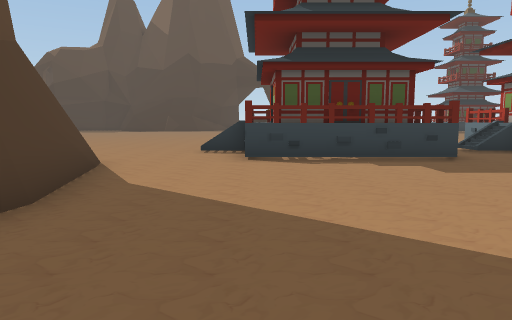
[1] (above)

19 first-person views from a walk through a 3-D level made in the Unity game engine. The camera is 1.5 m above the floor, tilts 6° down and sees 70° across. The floor is counted in squares, 2 m on a side. Each view is taken from the middle of a square. On the plan, view 1 faces up. The plan holds only what a view shows up to about 11 squares ahead; the rest is blank. The place goes on beyond the plan. The player character is not drawn. Some animated figures are not drawn.

[2]
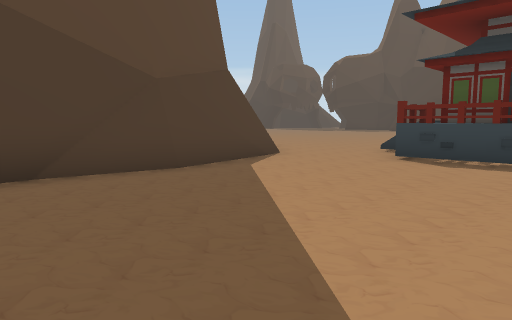

[3]
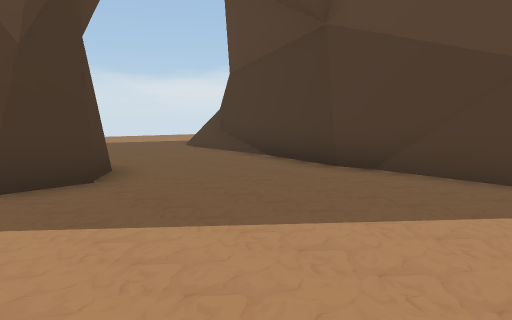

[4]
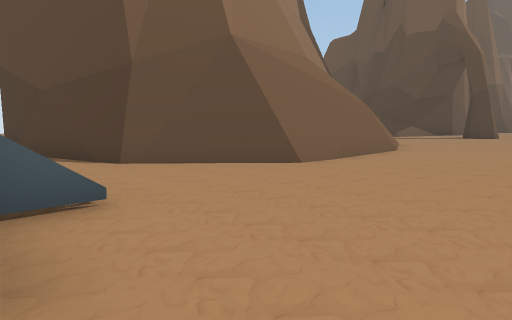

[5]
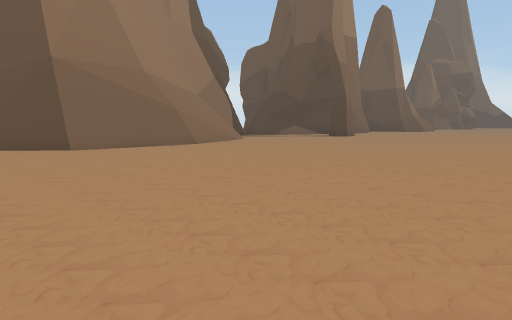

[6]
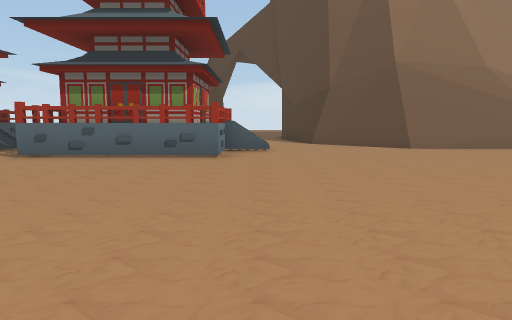

[7]
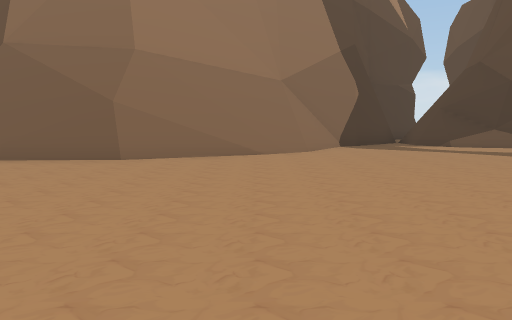

[8]
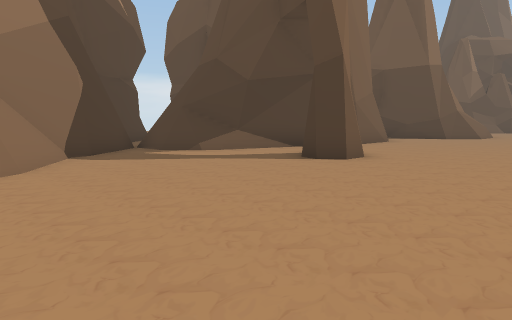

[9]
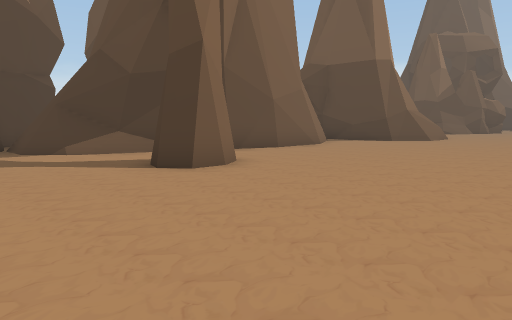

[10]
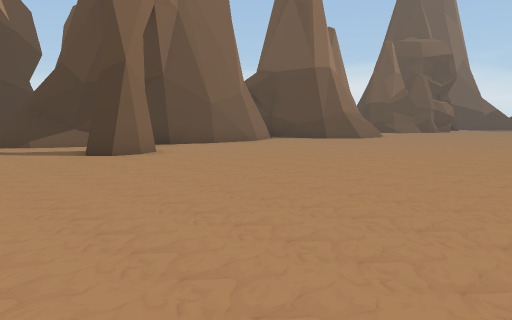

[11]
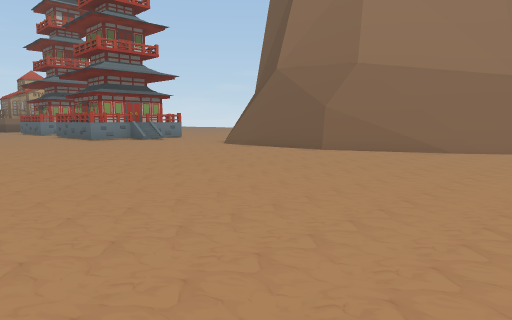

[12]
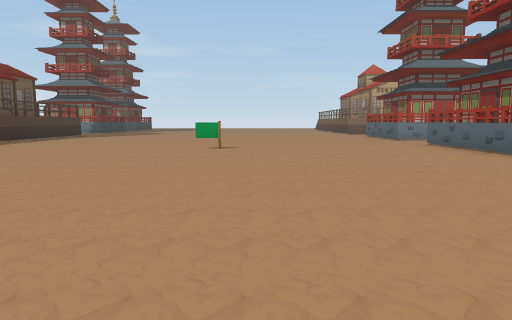

[13]
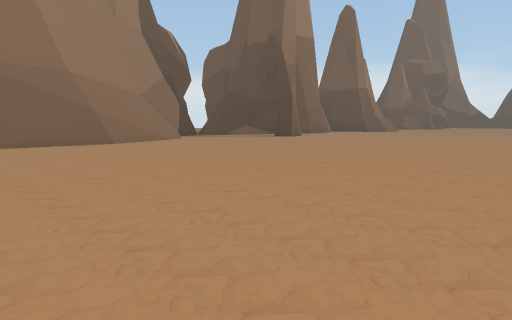

[14]
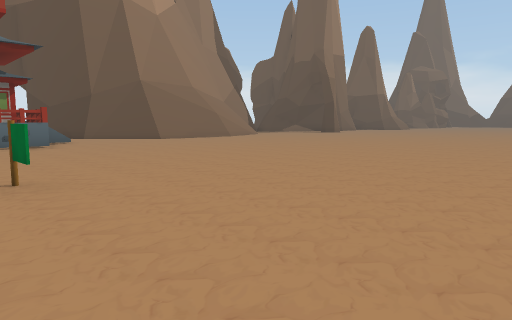

[15]
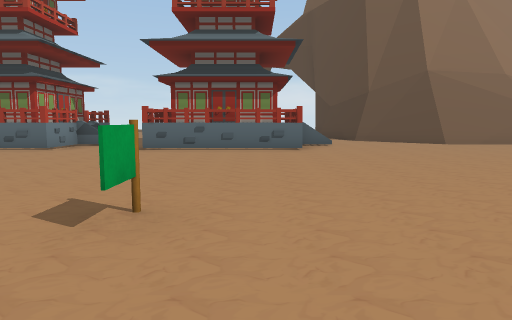

[16]
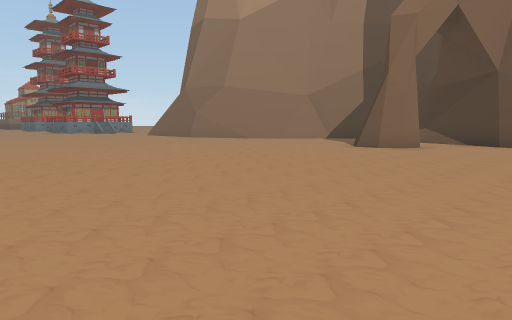

[17]
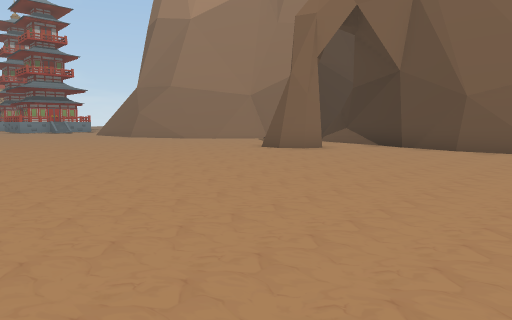

[18]
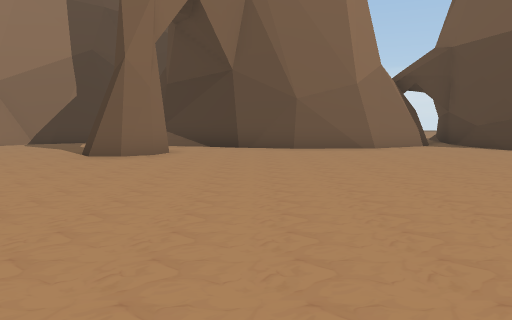

[19]
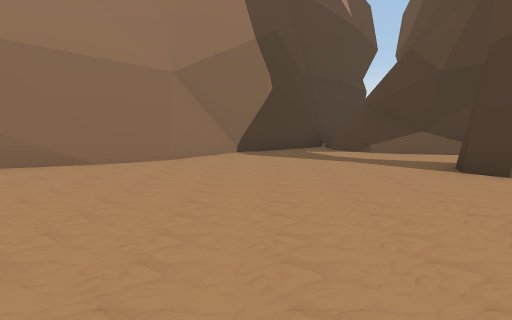

### Floor plan
Key: @ floor where view 1 was taken; # wall or solid block; . floor; / step, stairs or slope; = window, fence, low wall or low ledge; ^ raised ledge; v drop or lower ground; O other object.
Columns run from 26 left of view 1 to 3 right of it. Each row starts with its distance up from view 1.
 24                             ..
 23                           ....
 22                      .........
 21                 ..............
 20               ................
 19   ....   .....................
 18   ..........................O.
 17 ..............................
 16 ..............................
 15 ..............................
 14 ..............................
 13 ..............................
 12 ..............................
 11 ..........................=###
 10 ........................./##
  9 .......#.........//#=..../#
  8 .......#....../==/####....####
  7 .............///////v##...#=#=
  6 #######...../////=^^^###......
  5       ###../#v/=^^     #......
  4         #####=^^       #......
  3         #####^         #......
  2         ##             #......
  1         ##             #......
  0                        #..@...
 -1                        #...##

Positions as (right, up) in squares from view 1, and headings:
1: (0, 0), facing up
2: (3, 0), facing up-left
3: (3, 4), facing down-left
4: (0, 13), facing down-left
5: (-2, 19), facing down-left
6: (-1, 19), facing down
7: (-12, 16), facing down
8: (-12, 13), facing down-left
9: (-15, 14), facing down-left
10: (-15, 17), facing down-left
11: (-15, 17), facing down-right
12: (-8, 17), facing right
13: (-4, 21), facing down-left
14: (3, 23), facing down-left
15: (1, 21), facing down
16: (-24, 19), facing down-right
17: (-26, 17), facing down-right
18: (-22, 17), facing down
19: (-15, 14), facing down
